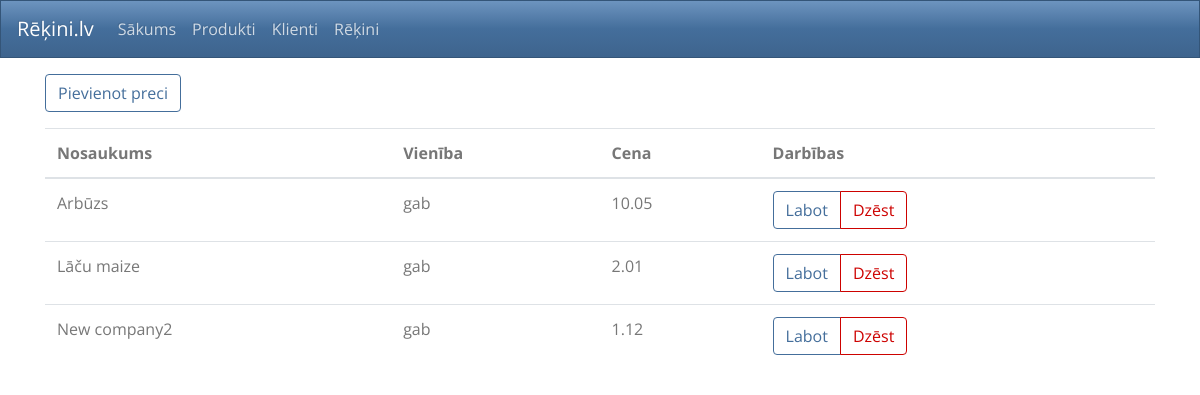
Before: /rekini/products.php with the older database file.
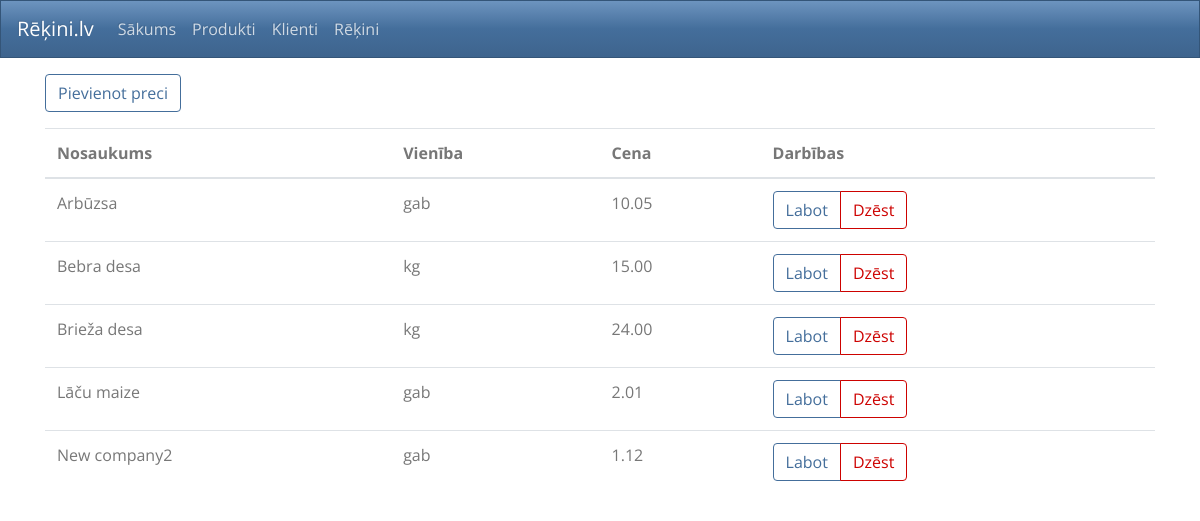
After: the same page with the newer database file.
### tables this page shows
CREATE TABLE IF NOT EXISTS `products` (
  `id` int(11) NOT NULL AUTO_INCREMENT,
  `name` varchar(100) NOT NULL,
  `unit` varchar(10) NOT NULL,
  `price` float(6,2) NOT NULL,
  PRIMARY KEY (`id`)
);

### rekini/funkcijas.php (called while the page is built, shortened)
<?php
$servername = "localhost";
$username = "root";
$password = "";
$dbname = "ltpc_pv";
$db_charset = "utf8mb4";
$conn = new PDO("mysql:host=$servername;dbname=$dbname;charset=$db_charset", $username, $password);
function getData($table,$sort='id'){
	global $conn;
	$sql = "SELECT * FROM `".$table."` order by `".$sort."` asc";
	$results = $conn->prepare($sql);
	$results->execute();
	if ($results->rowCount() > 0) {
		return $results->fetchAll();
	} else {
		return false;
	}
}

### rekini/products.php (the view, shortened to what this page needs)
<?php
include 'funkcijas.php';
$results = getData('products','name');
include 'layout.php';
?>
<div class="form-group mt-3">
	<a href="products_add.php" class="btn btn-outline-primary">Pievienot preci</a>
</div>
<?php
if($results) :?>
<table class="table table-hover">
  <thead>
    <tr>
      <th scope="col">Nosaukums</th>
	  <th scope="col">Vienība</th>
	  <th scope="col">Cena</th>
      <th scope="col">Darbības</th>
    </tr>
  </thead>
  <tbody>
<?php foreach($results as $result) :?>
    <tr>
		<td><?=$result['name']?></td>
		<td><?=$result['unit']?></td>
		<td><?=$result['price']?></td>
		<td>
			<div class="btn-group">
				<a href="products_edit.php?id=<?=$result['id']?>" class="btn btn-outline-primary">Labot</a>
				<button type="submit" class="btn btn-outline-danger" form="dzest<?=$result['id']?>" name="dzest">Dzēst</button>
			</div>
		</td>
    </tr>
<?php endforeach;?>
</tbody>
</table>
<?php else: ?>
<p>Nav ievadīts neviens produkts</p>
<?php endif ?>
<?
include 'footer.php';

### rekini/layout.php (shortened to what this page needs)
<!DOCTYPE html>
<html lang="lv">
	<head>
	<link href="bootstrap.min.css" rel="stylesheet">
	</head>
	<body>
		<nav class="navbar navbar-expand-lg navbar-dark bg-primary">
			<a class="navbar-brand" href="/">Rēķini.lv</a>
		  <div class="collapse navbar-collapse" id="navbarColor01">
			<ul class="navbar-nav mr-auto">
				<li class="nav-item">
					<a class="nav-link" href="index.php">Sākums</a>
				</li>
				<li class="nav-item">
					<a class="nav-link" href="products.php">Produkti</a>
				</li>
				<li class="nav-item">
					<a class="nav-link" href="clients.php">Klienti</a>
				</li>
				<li class="nav-item">
					<a class="nav-link" href="invoices.php">Rēķini</a>
				</li>
			</ul>
			</div>
		</nav>
		<div class="container">

### rekini/footer.php (shortened to what this page needs)
		</div>
	</body>
</html>

Changed rows visible on the page:
changed products: name "Arbūzs" → "Arbūzsa"
added products: name "Bebra desa", unit "kg", price "15.00"
added products: name "Brieža desa", unit "kg", price "24.00"
